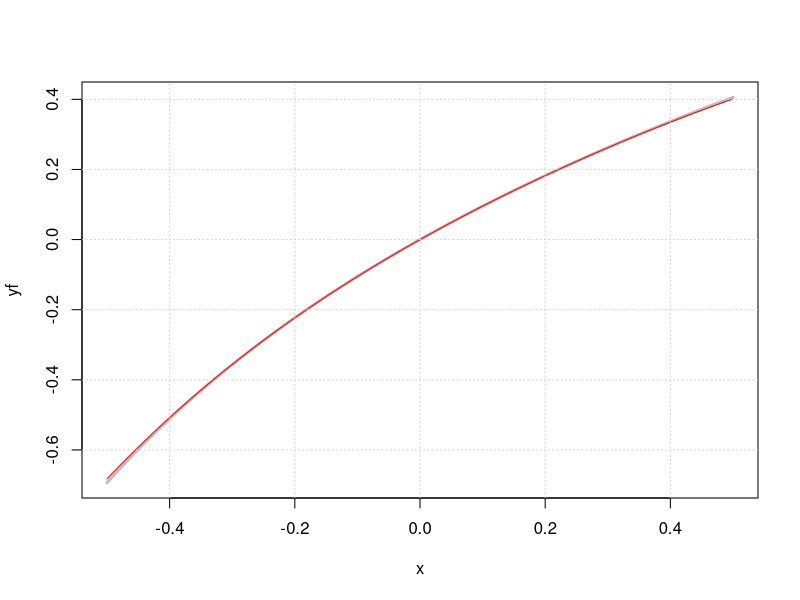

Recreate this plot in R.
library(pracma)

f <- function(x) log(1+x)
p <- taylor(f, 0, 4)
p           

x <- seq(-0.5, 0.5, length.out=100)
yf <- f(x)
yp <- polyval(p, x)
plot(x, yf, type = "l", col = "gray", lwd = 3)
lines(x, yp, col = "red")
grid()